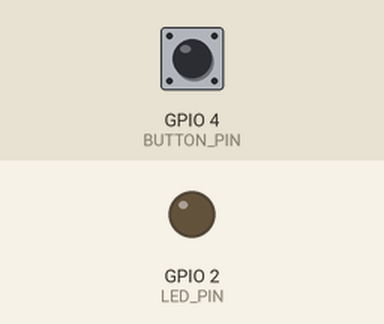
Bench run of a program on a simulated ESP32. Shown: output pins drawn as LEDs (lit = HIGH). Dashed ring = blinking. Inputs (shaded band) come from the test bench; at power-on: GPIO 4 (BUTTON_PIN) HIGH. What the program prints to the serial monitor is not drawn.

Above: at 0.0 s.
At 1.7 s:
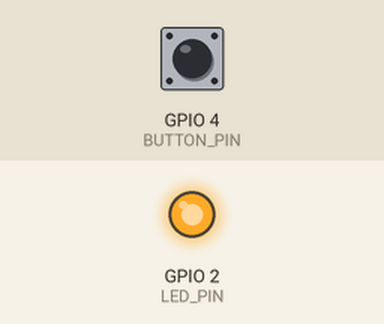
1.8 s: GPIO 4 (BUTTON_PIN) pulled LOW for 0.15 s
At 2.11 s:
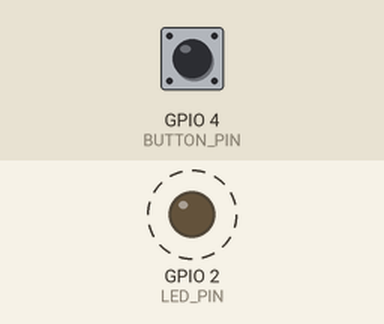
Timing chart, 0 to 10.8 s (numbered marks = the images above; inputs shaded):
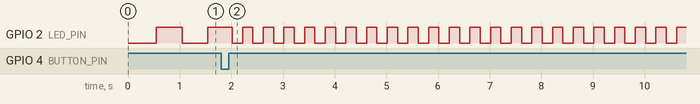

The program:

main.cpp
```cpp
/**
 * =============================================================
 * FILE: main.cpp
 * PROJECT: FreeRTOS-Edge-Gateway
 * MILESTONE: 4 — Hardware ISR Failsafe with FreeRTOS Semaphore
 * AUTHOR: Senapathy
 * DATE: 19-06-2026
 *
 * PURPOSE:
 *   Implement a hardware interrupt-driven failsafe system.
 *   A physical button press triggers an ISR which signals
 *   a FreeRTOS Binary Semaphore, instantly waking a dedicated
 *   failsafe task that suspends all normal operations.
 *
 *
 * KEY CONCEPTS:
 *   - attachInterrupt()           : Register ISR with hardware
 *   - IRAM_ATTR                   : Force ISR into fast RAM
 *   - xSemaphoreCreateBinary()    : Create binary semaphore
 *   - xSemaphoreGiveFromISR()     : Signal from ISR (non-blocking)
 *   - xSemaphoreTake()            : Wait for signal in task
 *   - vTaskSuspend()              : Freeze a task instantly
 * =============================================================
 */

#include <Arduino.h>
#include "freertos/FreeRTOS.h"
#include "freertos/task.h"
#include "freertos/queue.h"
#include "freertos/semphr.h"       // ← NEW: Semaphore API


#define LED_PIN             2      // Onboard LED
#define BUTTON_PIN          4      // Emergency stop button
#define FAILSAFE_LED_PIN    2      // Same LED, will blink SOS


// TIMING

#define SENSOR_PERIOD_MS    1000
#define BLINK_PERIOD_MS     500
#define FAILSAFE_BLINK_MS   200    // Fast blink = emergency state


// QUEUE CONFIGURATION

#define QUEUE_LENGTH        5
#define QUEUE_ITEM_SIZE     sizeof(int)


// GLOBAL HANDLES

QueueHandle_t  xSensorQueue    = NULL;
SemaphoreHandle_t xEmergencySem = NULL;  // Binary semaphore

TaskHandle_t   xSensorHandle   = NULL;   // For vTaskSuspend()
TaskHandle_t   xDisplayHandle  = NULL;   // For vTaskSuspend()
TaskHandle_t   xBlinkHandle    = NULL;   // For vTaskSuspend()


// FORWARD DECLARATIONS

void taskSensor(void* pvParameters);
void taskDisplay(void* pvParameters);
void taskBlink(void* pvParameters);
void taskFailsafe(void* pvParameters);
void IRAM_ATTR isrEmergencyButton();    // ISR declaration

// =============================================================
// setup()
// =============================================================
void setup() {
    Serial.begin(115200);
    delay(500);

    Serial.println("===========================================");
    Serial.println("  FreeRTOS-Edge-Gateway | Milestone 4");
    Serial.println("  Hardware ISR Failsafe System");
    Serial.println("===========================================");

    pinMode(LED_PIN, OUTPUT);

    // ==========================================================
    // BUTTON PIN CONFIGURATION
    // INPUT_PULLUP activates the ESP32's internal pull-up
    // ==========================================================
    pinMode(BUTTON_PIN, INPUT_PULLUP);

    // ==========================================================
    // ATTACH HARDWARE INTERRUPT
    //
    // attachInterrupt(pin, ISR_function, trigger_mode)
    //
    // FALLING means: trigger when signal goes HIGH → LOW
    // ==========================================================
    attachInterrupt(digitalPinToInterrupt(BUTTON_PIN),
                    isrEmergencyButton,
                    FALLING);
    Serial.println("[INIT] Emergency ISR attached | GPIO4 | FALLING edge");

    // Create semaphore BEFORE tasks (same rule as queue)
    xEmergencySem = xSemaphoreCreateBinary();
    if (xEmergencySem == NULL) {
        Serial.println("[FATAL] Semaphore creation failed! Halting.");
        while(true);
    }
    Serial.println("[INIT] Emergency semaphore created");

    // Create queue
    xSensorQueue = xQueueCreate(QUEUE_LENGTH, QUEUE_ITEM_SIZE);
    if (xSensorQueue == NULL) {
        Serial.println("[FATAL] Queue creation failed! Halting.");
        while(true);
    }
    Serial.println("[INIT] Sensor queue created");

    // ==========================================================
    // CREATE TASKS
    // taskFailsafe gets HIGHEST priority (3)
    // It must preempt everything when emergency occurs
    // ==========================================================
    xTaskCreate(taskFailsafe, "TaskFailsafe", 2048, NULL, 3, NULL);
    Serial.println("[INIT] TaskFailsafe created | Priority: 3 (HIGHEST)");

    xTaskCreate(taskSensor,  "TaskSensor",  2048, NULL, 2, &xSensorHandle);
    Serial.println("[INIT] TaskSensor  created | Priority: 2");

    xTaskCreate(taskDisplay, "TaskDisplay", 2048, NULL, 1, &xDisplayHandle);
    Serial.println("[INIT] TaskDisplay created | Priority: 1");

    xTaskCreate(taskBlink,   "TaskBlink",   2048, NULL, 1, &xBlinkHandle);
    Serial.println("[INIT] TaskBlink   created | Priority: 1");

    Serial.println("[INIT] System NOMINAL. Press button for emergency.");
    Serial.println("===========================================\n");
}

void loop() {
    vTaskDelay(pdMS_TO_TICKS(10000));
}

// =============================================================
// ISR: isrEmergencyButton
//
// IRAM_ATTR — CRITICAL KEYWORD:
//   Normal code lives in Flash memory (slow).
//   IRAM_ATTR forces this function into IRAM (Internal RAM)
//   which is directly accessible by the CPU — much faster.
//   ISRs MUST be in IRAM on ESP32, or the system will crash
//   if the Flash cache is busy when the interrupt fires.
//
// BaseType_t xHigherPriorityTaskWoken:
//   FreeRTOS uses this to know if giving the semaphore
//   woke up a higher priority task. If yes, we must
//   explicitly yield so that task runs immediately.
//   portYIELD_FROM_ISR() handles this context switch.
// =============================================================
void IRAM_ATTR isrEmergencyButton() {
    BaseType_t xHigherPriorityTaskWoken = pdFALSE;

    // Signal the semaphore — wakes taskFailsafe
    xSemaphoreGiveFromISR(xEmergencySem, &xHigherPriorityTaskWoken);

    // If taskFailsafe has higher priority than current task,
    // yield immediately so it runs without scheduler delay
    portYIELD_FROM_ISR(xHigherPriorityTaskWoken);
}

// =============================================================
// TASK: taskFailsafe
// Priority: 3 (HIGHEST)
// =============================================================
void taskFailsafe(void* pvParameters) {

    while(true) {

        if (xSemaphoreTake(xEmergencySem, portMAX_DELAY) == pdTRUE) {

            Serial.println("\n[!!!] EMERGENCY TRIGGERED [!!!]");
            Serial.println("[FAILSAFE] ISR detected! Suspending all tasks.");

            // Suspend all normal operation tasks instantly
            vTaskSuspend(xSensorHandle);
            vTaskSuspend(xDisplayHandle);
            vTaskSuspend(xBlinkHandle);

            Serial.println("[FAILSAFE] TaskSensor  → SUSPENDED");
            Serial.println("[FAILSAFE] TaskDisplay → SUSPENDED");
            Serial.println("[FAILSAFE] TaskBlink   → SUSPENDED");
            Serial.println("[FAILSAFE] System in SAFE STATE");
            Serial.println("[FAILSAFE] Fast blink = emergency indicator\n");

            // Enter emergency state — fast LED blink forever

            while(true) {
                digitalWrite(LED_PIN, HIGH);
                vTaskDelay(pdMS_TO_TICKS(FAILSAFE_BLINK_MS));
                digitalWrite(LED_PIN, LOW);
                vTaskDelay(pdMS_TO_TICKS(FAILSAFE_BLINK_MS));
            }
        }
    }
}

// =============================================================
// TASK: taskSensor (same as Milestone 3)
// =============================================================
void taskSensor(void* pvParameters) {
    int sensorValue = 0;

    while(true) {
        sensorValue = (sensorValue + 5) % 101;

        xQueueSend(xSensorQueue, &sensorValue, portMAX_DELAY);
        Serial.println("[SENSOR] Sent value: " + String(sensorValue));

        vTaskDelay(pdMS_TO_TICKS(SENSOR_PERIOD_MS));
    }
}

// =============================================================
// TASK: taskDisplay (same as Milestone 3)
// =============================================================
void taskDisplay(void* pvParameters) {
    int receivedValue = 0;

    while(true) {
        if (xQueueReceive(xSensorQueue, &receivedValue, portMAX_DELAY) == pdPASS) {
            Serial.println("[DISPLAY] Sensor Value: " + String(receivedValue));
        }
    }
}

// =============================================================
// TASK: taskBlink (same as Milestone 3)
// =============================================================
void taskBlink(void* pvParameters) {
    while(true) {
        digitalWrite(LED_PIN, HIGH);
        vTaskDelay(pdMS_TO_TICKS(BLINK_PERIOD_MS));
        digitalWrite(LED_PIN, LOW);
        vTaskDelay(pdMS_TO_TICKS(BLINK_PERIOD_MS));
    }
}
```

Measured:
- after the input at 1.8 s, GPIO 2 (LED_PIN): alternates HIGH for 0.20 s and LOW for 0.20 s, starting after 0.42 s
